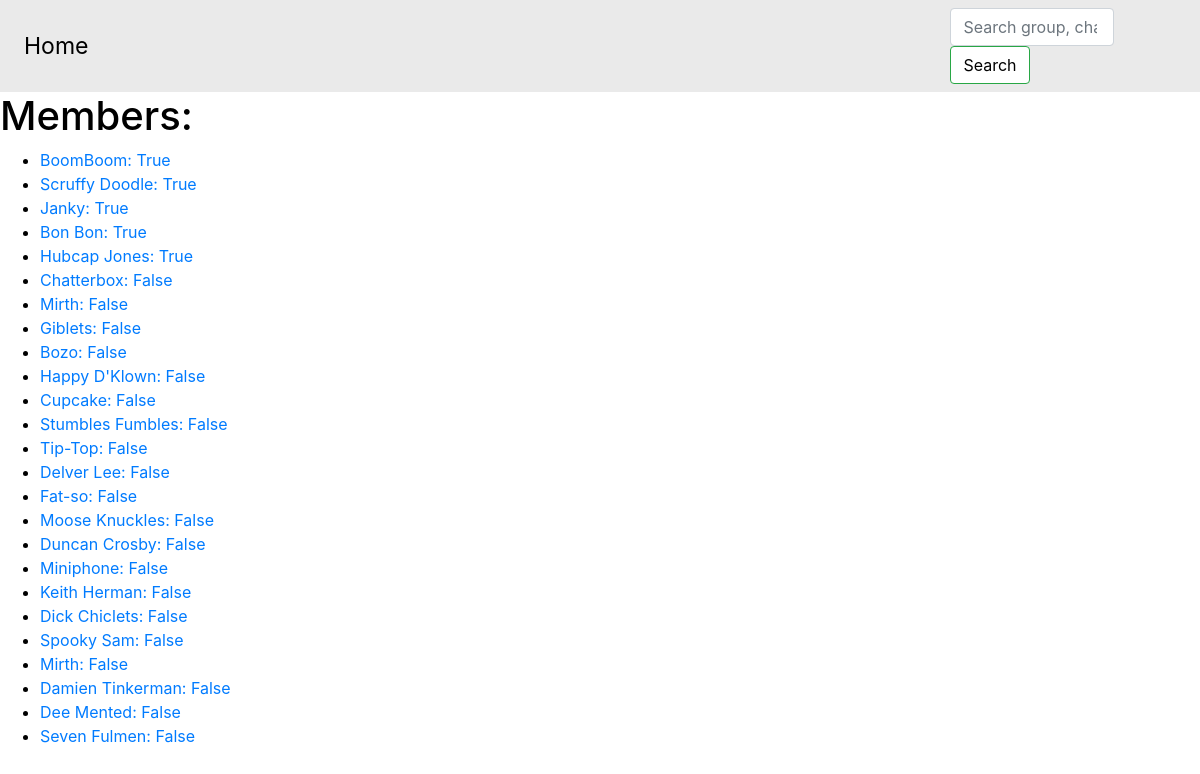
The page /group/clowncil/ on the database its author committed.
### Directory/models.py (models this page shows, shortened)
class Character(models.Model):
    character_name = models.CharField(max_length=255)
    character_link = models.URLField(unique=True)
    character_streamer = models.ForeignKey(Streamer, on_delete=models.CASCADE)

class Streamer(models.Model):
    streamer_name = models.CharField(max_length=255, unique=True)
    streamer_link = models.URLField()
    streamer_is_live = models.BooleanField()
    streamer_on_gta = models.BooleanField()
    def __str__(self):
        return self.streamer_name

### Directory/views.py (the view)
# urls.py: path('group/<slug:gang_name>/', views.gang_detail, name = 'gang_detail')
def gang_detail(request, gang_name):
    gang = get_object_or_404(Gang, slug=gang_name)
    character_links = gang.characterganglink_set.order_by("-member_character__character_streamer__streamer_on_gta").all()
    gangmembers = [link.member_character for link in character_links]
    return render(request, 'group_page.html', {'group': gang, 'gang_members': gangmembers})

### Directory/templates/group_page.html (shortened to what this page needs)
{% extends "base.html" %}
{% block content %}
<h1>Members:</h1>
  <ul>
    {% for member in gang_members %}
      <li><a href = "https://www.twitch.tv/{{ member.character_streamer }}/">{{ member.character_name }}: {{ member.character_streamer.streamer_on_gta }}</a></li>
    {% endfor %}
  </ul>
{% endblock %}

### Directory/static/Directory/css/style.css (style rules this page uses)
body { background: #111111; color: #efefef; }
@media (prefers-color-scheme: light) { body { background: #ffffff; color: #000000; } }

### rows shown on the page
Character: character_name "BoomBoom", character_streamer.streamer_on_gta "True"
Character: character_name "Scruffy Doodle", character_streamer.streamer_on_gta "True"
Character: character_name "Janky", character_streamer.streamer_on_gta "True"
Character: character_name "Bon Bon", character_streamer.streamer_on_gta "True"
Character: character_name "Hubcap Jones", character_streamer.streamer_on_gta "True"
Character: character_name "Chatterbox", character_streamer.streamer_on_gta "False"
Character: character_name "Mirth", character_streamer.streamer_on_gta "False"
Character: character_name "Giblets", character_streamer.streamer_on_gta "False"
Character: character_name "Bozo", character_streamer.streamer_on_gta "False"
Character: character_name "Happy D'Klown", character_streamer.streamer_on_gta "False"
Character: character_name "Cupcake", character_streamer.streamer_on_gta "False"
Character: character_name "Stumbles Fumbles", character_streamer.streamer_on_gta "False"
Character: character_name "Tip-Top", character_streamer.streamer_on_gta "False"
Character: character_name "Delver Lee", character_streamer.streamer_on_gta "False"
Character: character_name "Fat-so", character_streamer.streamer_on_gta "False"
Character: character_name "Moose Knuckles", character_streamer.streamer_on_gta "False"
Character: character_name "Duncan Crosby", character_streamer.streamer_on_gta "False"
Character: character_name "Miniphone", character_streamer.streamer_on_gta "False"
Character: character_name "Keith Herman", character_streamer.streamer_on_gta "False"
Character: character_name "Dick Chiclets", character_streamer.streamer_on_gta "False"
Character: character_name "Spooky Sam", character_streamer.streamer_on_gta "False"
Character: character_name "Damien Tinkerman", character_streamer.streamer_on_gta "False"
Character: character_name "Dee Mented", character_streamer.streamer_on_gta "False"
Character: character_name "Seven Fulmen", character_streamer.streamer_on_gta "False"
